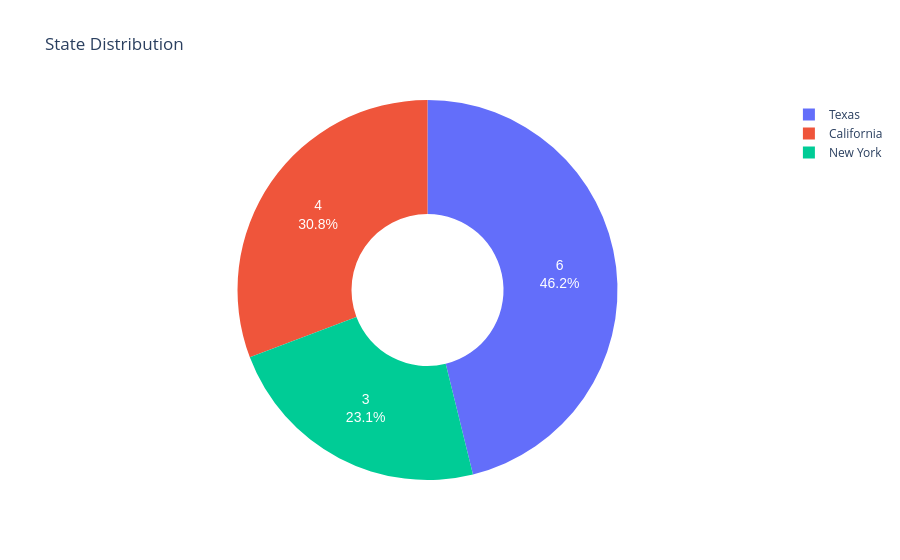

Notebook source saved alongside this figure:
### Markdown cell above
#### `textinfo`
Determines which trace information appear on the graph.

The 'textinfo' property is a flaglist and may be specified as a string containing:
- Any combination of ['label', 'text', 'value', 'percent'] joined with '+' characters (e.g. 'label+text')
- exactly one of ['none'] (e.g. 'none').

### Code cell
fig.update_traces(textinfo='percent+value')
fig.show()

### Figure 1 — Plotly figure (JSON) as saved in the notebook; plotly's stock layout.template omitted (floating-point values rounded to 4 significant figures)
{"data": [{"domain": {"x": [0, 1], "y": [0, 1]}, "hole": 0.4, "hovertemplate": "label=%{label}<br>value=%{value}<extra></extra>", "labels": ["California", "New York", "Texas"], "legendgroup": "", "name": "", "showlegend": true, "textfont": {"color": "white", "family": "Calibri, sans-serif", "size": 14}, "textinfo": "percent+value", "type": "pie", "values": [4, 3, 6]}], "layout": {"legend": {"tracegroupgap": 0}, "title": {"text": "State Distribution"}}}
